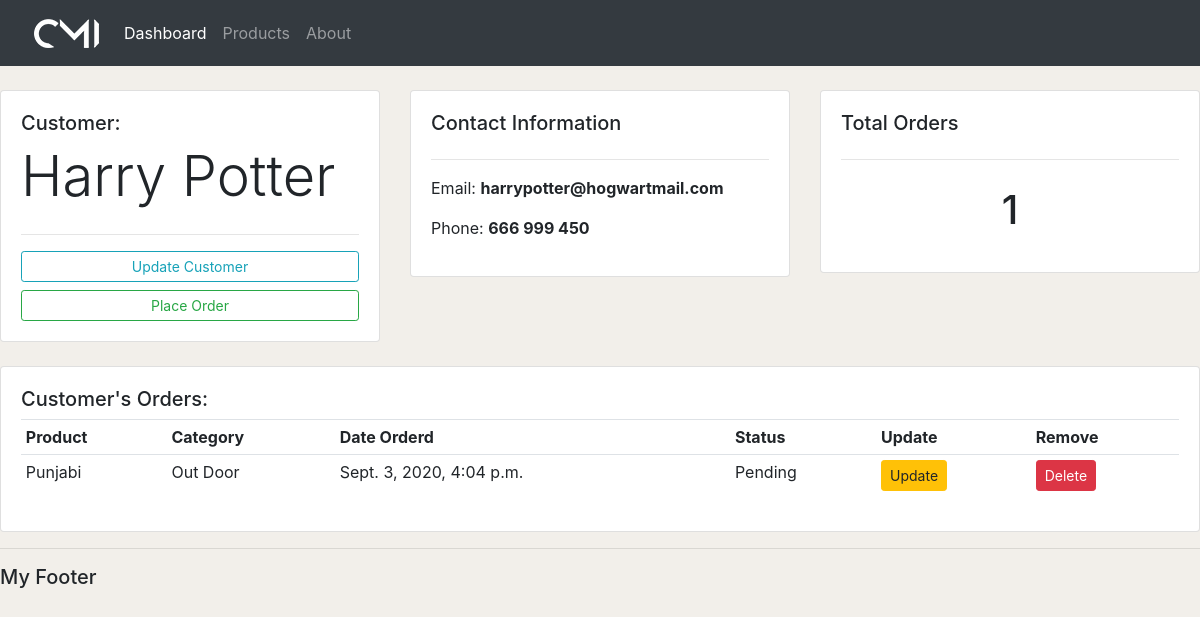
The app's page /customer/2/, older data.
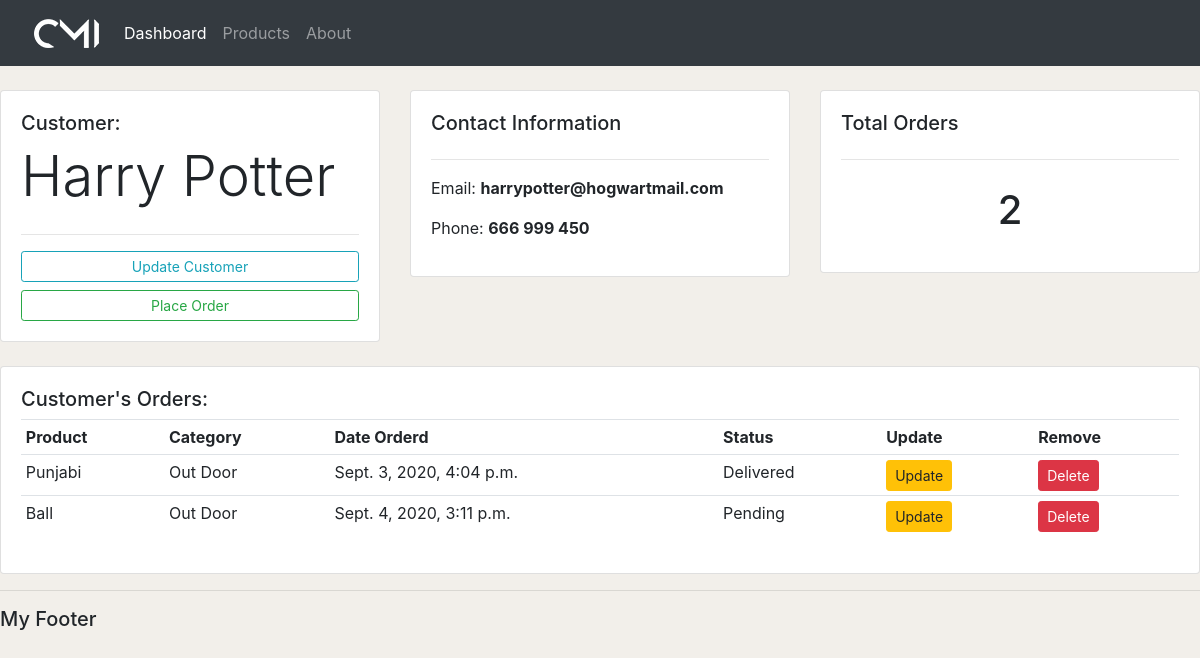
The same page, newer data.
### accounts/models.py (models this page shows, shortened)
class Order(models.Model):
    STATUS = (
        ("Pending", "Pending"),
        ("Out for Delivery", "Out for Delivery"),
        ("Delivered", "Delivered"),
    )
    customer = models.ForeignKey(Customer, null=True, on_delete=models.SET_NULL)
    product = models.ForeignKey(Product, null=True, on_delete=models.SET_NULL)
    date_created = models.DateTimeField(auto_now_add=True)
    status = models.CharField(max_length=200, null=True, choices=STATUS)

class Product(models.Model):
    CATEGORY = (
        ("Indoor", "Indoor"),
        ("Out Door", "Out Door"),
    )
    name = models.CharField(max_length=200, null=True)
    price = models.FloatField(null=True)
    category = models.CharField(max_length=200, null=True, choices=CATEGORY)
    description = models.CharField(max_length=200, null=True, blank=True)
    date_created = models.DateTimeField(auto_now_add=True)
    tags = models.ManyToManyField(Tag)
    def __str__(self):
        return self.name

### accounts/views.py (the view)
# urls.py: path("customer/<str:pk>/", views.customer, name="customer"),
def customer(request, pk):
    customer = Customer.objects.get(id=pk)
    orders = customer.order_set.all()
    order_count = orders.count()
    context = {"customer": customer, "orders": orders, "order_count": order_count}
    return render(request, "accounts/customer.html", context)

### accounts/templates/accounts/customer.html
{% extends 'accounts/main.html' %} {% block content %}
<br />
<div class="row">
  <div class="col-md">
    <div class="card card-body">
      <h5>Customer:</h5>
      <h1 class="display-4">{{customer.name}}</h1>
      <hr />
      <a class="btn btn-outline-info btn-sm btn-block" href=""
        >Update Customer</a
      >
      <a
        class="btn btn-outline-success btn-sm btn-block"
        href="{% url 'create_order' customer.id %}"
        >Place Order</a
      >
    </div>
  </div>
  <div class="col-md">
    <div class="card card-body">
      <h5>Contact Information</h5>
      <hr />
      <p>Email: <b>{{customer.email}}</b></p>
      <p>Phone: <b>{{customer.phone}}</b></p>
    </div>
  </div>
  <div class="col-md">
    <div class="card card-body">
      <h5>Total Orders</h5>
      <hr />
      <h1 style="text-align: center; padding: 10px">{{order_count}}</h1>
    </div>
  </div>
</div>
<br />
<div class="row">
  <div class="col-md">
    <div class="card card-body">
      <h5>Customer's Orders:</h5>
      <table class="table table-sm">
        <tr>
          <th>Product</th>
          <th>Category</th>
          <th>Date Orderd</th>
          <th>Status</th>
          <th>Update</th>
          <th>Remove</th>
        </tr>
        {% for order in orders %}
        <tr>
          <td>{{order.product}}</td>
          <td>{{order.product.category}}</td>
          <td>{{order.date_created}}</td>
          <td>{{order.status}}</td>
          <td>
            <a
              class="btn btn-warning btn-sm"
              href="{% url 'update_order' order.id %}"
              >Update</a
            >
          </td>
          <td>
            <a
              class="btn btn-danger btn-sm"
              href="{% url 'delete_order' order.id %}"
              >Delete</a
            >
          </td>
        </tr>
        {% endfor %}
      </table>
    </div>
  </div>
</div>
{% endblock %}

Row changes from the older to the newer data that the page shows:
changed Order "Punjabi": status "Pending" → "Delivered"
added Order: product "Ball", product.category "Out Door", date_created "Sept. 4, 2020, 3:11 p.m.", status "Pending"
Text that changed along with them:
{{ order_count }}: "1" → "2"
